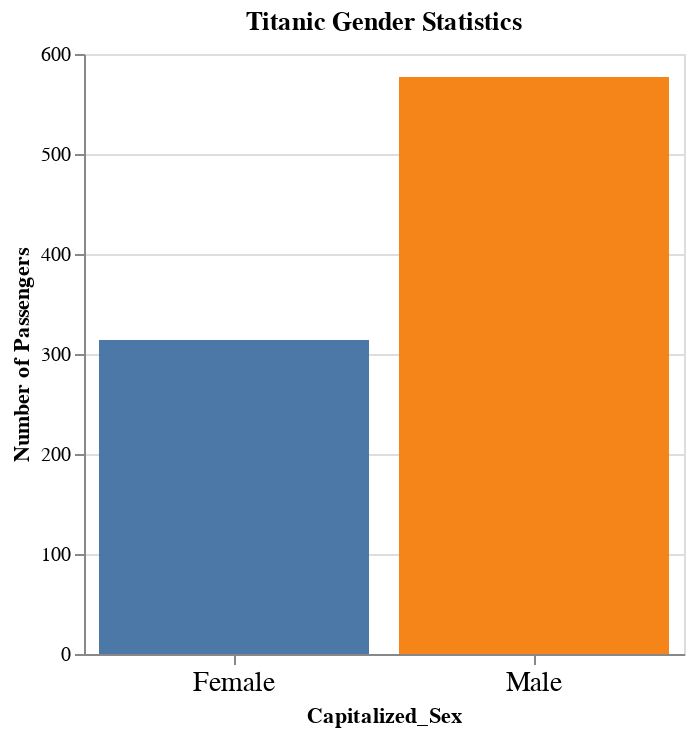

Notebook code cell kept with this figure:
### Code cell
#A comparison of the total number of males compared to females
 # Generally, it's more efficient to have the data in the form you want
    # before you give it to Altair. But you can also use transforms to do some
    # quick modifications.
    #
    # In this case, we uppercase the first character of the string, and add to it
    # the characters from position 1 onwards. We store that in a temporary variable
    # called "capitalized", which we can then use in our encode() method.
    #
    # Notice that by doing this, altair can't figure out the type of feature that
    # "capitalized" is, so we have to specify its type with :N
    #
    # See https://altair-viz.github.io/user_guide/encoding.html#encoding-data-types
    # and https://altair-viz.github.io/user_guide/transform/index.html
    # for details and:
    # https://vega.github.io/vega/docs/expressions/ for a list of functions you
    # can use in altair expressions.
alt.Chart(titanic).mark_bar(

).transform_calculate(
    Capitalized_Sex = 'upper(datum.Sex[0]) + slice(datum.Sex,1)'
).encode(
    x=alt.X('Capitalized_Sex:N', axis=alt.Axis(labelFontSize=14, labelAngle=0)),
    y=alt.Y('count()', title='Number of Passengers'),
    color=alt.Color('Capitalized_Sex:N', legend=None)
).properties(
    width=300,
    title='Titanic Gender Statistics'
)

### Figure 1 — Vega-Lite specification as saved in the notebook (floating-point values rounded to 4 significant figures; data arrays with more than 128 entries replaced by an {"elided": "..."} marker saying what was removed)
{"config": {"view": {"continuousWidth": 400, "continuousHeight": 300}}, "data": {"name": "data-17b5a9272cdb76617ac540c5321e65cb"}, "mark": "bar", "encoding": {"color": {"field": "Capitalized_Sex", "legend": null, "type": "nominal"}, "x": {"axis": {"labelAngle": 0, "labelFontSize": 14}, "field": "Capitalized_Sex", "type": "nominal"}, "y": {"aggregate": "count", "title": "Number of Passengers", "type": "quantitative"}}, "title": "Titanic Gender Statistics", "transform": [{"calculate": "upper(datum.Sex[0]) + slice(datum.Sex,1)", "as": "Capitalized_Sex"}], "width": 300, "$schema": "https://vega.github.io/schema/vega-lite/v4.17.0.json", "datasets": {"data-17b5a9272cdb76617ac540c5321e65cb": {"elided": "891 records"}}}
